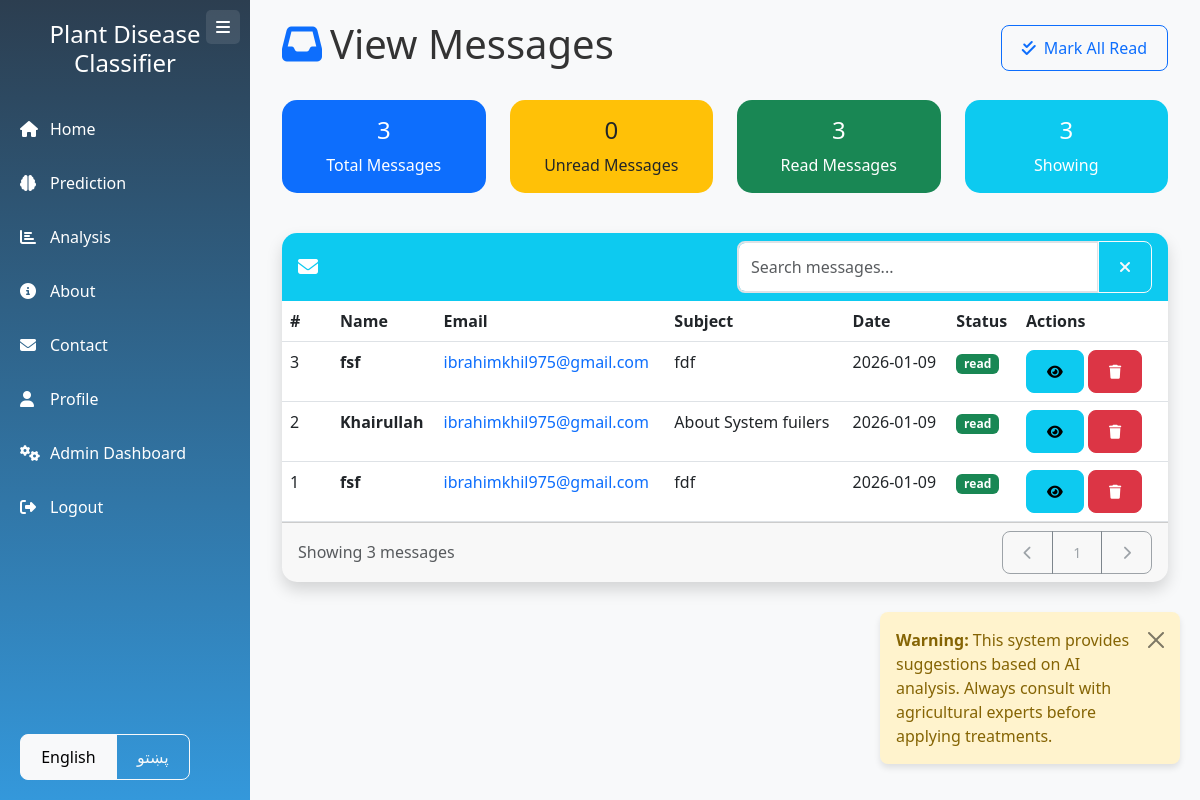
/admin/messages (signed in), run on the app's committed database.
### app.py (models this page shows)
class ContactMessage(db.Model):
    id = db.Column(db.Integer, primary_key=True)
    name = db.Column(db.String(100), nullable=False)
    email = db.Column(db.String(100), nullable=False)
    subject = db.Column(db.String(200))
    message = db.Column(db.Text, nullable=False)
    created_at = db.Column(db.DateTime, default=datetime.utcnow)
    language = db.Column(db.String(10), default='en')
    status = db.Column(db.String(20), default='unread')  # unread, read, replied foe the messages statues

### app.py (the view)
@app.route('/admin/messages')
@login_required
def view_messages():
    if current_user.role != 'admin':
        flash('Access denied', 'error')
        return redirect(url_for('index'))
    lang = session.get('lang', 'en')
    direction = 'rtl' if lang == 'ps' else 'ltr'
    messages = ContactMessage.query.order_by(ContactMessage.created_at.desc()).all()
    stats = get_message_stats()
    return render_template('admin_messages.html',
                           lang=lang,
                           direction=direction,
                           t=translations[lang],
                           messages=messages,
                           stats=stats)

### app.py (called while the page is built)
@login_manager.user_loader
def load_user(user_id):
    return User.query.get(int(user_id))

def get_message_stats():
    total = ContactMessage.query.count()
    unread = ContactMessage.query.filter_by(status='unread').count()
    return {'total': total, 'unread': unread}

@app.context_processor
def inject_globals():
    lang = session.get('lang', 'en')
    direction = 'rtl' if lang == 'ps' else 'ltr'
    return dict(
        lang=lang,
        direction=direction,
        t=translations[lang],
        class_names=class_names,
        current_user=current_user,
        get_severity_color=get_severity_color,
        get_view_functions=get_view_functions,
        get_disease_info=get_disease_info,
        datetime=datetime,  # Add this line
        now=datetime.now
    )

### templates/admin_messages.html (shortened to what this page needs)
{% extends "base.html" %}
{% block content %}
<div class="container-fluid">
    <div class="row mb-4">
        <div class="col-12">
            <div class="d-flex justify-content-between align-items-center">
                <h1 class="display-6"><i class="fas fa-inbox text-primary me-2"></i>{{ t.view_messages }}</h1>
                <div class="btn-group">
                    <button class="btn btn-outline-primary" id="markAllRead">
                        <i class="fas fa-check-double me-2"></i>{{ 'Mark All Read' if lang == 'en' else 'ټول لوستل شوي په نښه کړئ' }}
                    </button>
                </div>
            </div>
        </div>
    </div>
    <div class="row mb-4">
        <div class="col-md-3 col-6 mb-3">
            <div class="card bg-primary text-white">
                <div class="card-body text-center">
                    <h4 class="card-title">{{ stats.total }}</h4>
                    <p class="card-text">{{ t.total_messages }}</p>
                </div>
            </div>
        </div>
        <div class="col-md-3 col-6 mb-3">
            <div class="card bg-warning text-dark">
                <div class="card-body text-center">
                    <h4 class="card-title">{{ stats.unread }}</h4>
                    <p class="card-text">{{ t.unread_messages }}</p>
                </div>
            </div>
        </div>
        <div class="col-md-3 col-6 mb-3">
            <div class="card bg-success text-white">
                <div class="card-body text-center">
                    <h4 class="card-title">{{ stats.total - stats.unread }}</h4>
                    <p class="card-text">{{ 'Read Messages' if lang == 'en' else 'لولل شوي پیغامونه' }}</p>
                </div>
            </div>
        </div>
        <div class="col-md-3 col-6 mb-3">
            <div class="card bg-info text-white">
                <div class="card-body text-center">
                    <h4 class="card-title">{{ messages|length }}</h4>
                    <p class="card-text">{{ 'Showing' if lang == 'en' else 'ښکاره کیږي' }}</p>
                </div>
            </div>
        </div>
    </div>
    <div class="row">
        <div class="col-12">
            <div class="card shadow">
                <div class="card-header bg-info text-white">
                    <div class="row align-items-center">
                        <div class="col-md-6">
                            <h5 class="mb-0"><i class="fas fa-envelope me-2"></i>{{ t.all_messages }}</h5>
                        </div>
                        <div class="col-md-6">
                            <div class="input-group">
                                <input type="text" class="form-control" id="searchMessages"
                                       placeholder="{{ 'Search messages...' if lang == 'en' else 'پیغامونه لټون کړئ...' }}">
                                <button class="btn btn-outline-light" type="button" id="clearSearch">
                                    <i class="fas fa-times"></i>
                                </button>
                            </div>
                        </div>
                    </div>
                </div>
                <div class="card-body p-0">
                    {% if messages %}
                    <div class="table-responsive">
                        <table class="table table-hover mb-0" id="messagesTable">
                            <thead>
                                <tr>
                                    <th width="50">#</th>
                                    <th>{{ t.name }}</th>
                                    <th>{{ t.email }}</th>
                                    <th>{{ t.subject }}</th>
                                    <th>{{ t.date }}</th>
                                    <th>{{ t.status }}</th>
                                    <th width="150">{{ t.actions }}</th>
                                </tr>
                            </thead>
                            <tbody>
                                {% for message in messages %}
                                <tr class="{{ 'table-warning' if message.status == 'unread' }}"
                                    data-id="{{ message.id }}">
                                    <td>{{ message.id }}</td>
                                    <td><strong>{{ message.name }}</strong></td>
                                    <td>
                                        <a href="mailto:{{ message.email }}" class="text-decoration-none">
                                            {{ message.email }}
                                        </a>
                                    </td>
                                    <td>
                                        {% if message.subject %}
                                            {{ message.subject|truncate(30) }}
                                        {% else %}
                                            <span class="text-muted">{{ 'No subject' if lang == 'en' else 'هیڅ موضوع' }}</span>
                                        {% endif %}
                                    </td>
                                    <td>
                                        <span title="{{ message.created_at.strftime('%Y-%m-%d %H:%M:%S') }}">
                                            {{ message.created_at.strftime('%Y-%m-%d') }}
                                        </span>
                                    </td>
                                    <td>
                                        <span class="badge bg-{{ 'warning' if message.status == 'unread' else 'success' }}">
                                            {{ message.status }}
                                        </span>
                                    </td>
                                    <td>
                                        <button class="btn btn-sm btn-info view-message" data-id="{{ message.id }}"
                                                title="{{ t.view_details }}">
                                            <i class="fas fa-eye"></i>
                                        </button>
                                        <button class="btn btn-sm btn-danger delete-message" data-id="{{ message.id }}"
                                                title="{{ t.delete }}">
                                            <i class="fas fa-trash"></i>
                                        </button>
                                    </td>
                                </tr>
                                {% endfor %}
                            </tbody>
                        </table>
                    </div>
                    {% else %}
                    <div class="text-center py-5">
                        <i class="fas fa-envelope-open fa-4x text-muted mb-3"></i>
                        <h4>{{ 'No messages found' if lang == 'en' else 'هیڅ پیغام ونه موندل شو' }}</h4>
                        <p class="text-muted">{{ 'All messages will appear here' if lang == 'en' else 'ټول پیغامونه دلته به ښکاره شي' }}</p>
                    </div>
                    {% endif %}
                </div>
                {% if messages %}
                <div class="card-footer">
                    <div class="d-flex justify-content-between align-items-center">
                        <div>
                            <span class="text-muted">
                                {{ 'Showing' if lang == 'en' else 'ښکاره کیږي' }} {{ messages|length }} {{ 'messages' if lang == 'en' else 'پیغامونه' }}
                            </span>
                        </div>
                        <div class="btn-group">
                            <button class="btn btn-outline-secondary btn-sm" disabled>
                                <i class="fas fa-chevron-left"></i>
                            </button>
                            <button class="btn btn-outline-secondary btn-sm" disabled>1</button>
                            <button class="btn btn-outline-secondary btn-sm" disabled>
                                <i class="fas fa-chevron-right"></i>
                            </button>
                        </div>
                    </div>
                </div>
                {% endif %}
            </div>
        </div>
    </div>
</div>
{% endblock %}

### templates/base.html (shortened to what this page needs)
<!DOCTYPE html>
<html lang="{{ lang }}" dir="{{ direction }}">
<head>
    <link href="https://cdn.jsdelivr.net/npm/bootstrap@5.3.0/dist/css/bootstrap.min.css" rel="stylesheet">
    <link rel="stylesheet" href="https://cdnjs.cloudflare.com/ajax/libs/font-awesome/6.4.0/css/all.min.css">
    <link rel="stylesheet" href="{{ url_for('static', filename='css/style.css') }}">
</head>
<body>
    <div class="sidebar" id="sidebar">
        <button class="toggle-sidebar" id="toggleSidebar">
            <i class="fas fa-bars"></i>
        </button>
        <div class="text-center mb-4">
            <h4>{{ t.app_name }}</h4>
        </div>
        <nav class="nav flex-column">
            <a class="nav-link {{ 'active' if request.endpoint == 'index' }}" href="{{ url_for('index') }}">
                <i class="fas fa-home"></i>
                <span>{{ t.home }}</span>
            </a>
            <a class="nav-link {{ 'active' if request.endpoint == 'prediction' }}" href="{{ url_for('prediction') }}">
                <i class="fas fa-brain"></i>
                <span>{{ t.prediction }}</span>
            </a>
            <a class="nav-link {{ 'active' if request.endpoint == 'analysis' }}" href="{{ url_for('analysis') }}">
                <i class="fas fa-chart-bar"></i>
                <span>{{ t.analysis }}</span>
            </a>
            <a class="nav-link {{ 'active' if request.endpoint == 'about' }}" href="{{ url_for('about') }}">
                <i class="fas fa-info-circle"></i>
                <span>{{ t.about }}</span>
            </a>
            <a class="nav-link {{ 'active' if request.endpoint == 'contact' }}" href="{{ url_for('contact') }}">
                <i class="fas fa-envelope"></i>
                <span>{{ t.contact }}</span>
            </a>
            {% if current_user.is_authenticated %}
            <a class="nav-link {{ 'active' if request.endpoint == 'profile' }}" href="{{ url_for('profile') }}">
                <i class="fas fa-user"></i>
                <span>{{ t.profile }}</span>
            </a>
            {% if current_user.role == 'admin' %}
            <a class="nav-link {{ 'active' if request.endpoint == 'admin_dashboard' }}" href="{{ url_for('admin_dashboard') }}">
                <i class="fas fa-cogs"></i>
                <span>{{ t.admin_dashboard }}</span>
            </a>
            {% endif %}
            <a class="nav-link" href="{{ url_for('logout') }}">
                <i class="fas fa-sign-out-alt"></i>
                <span>{{ t.logout }}</span>
            </a>
            {% endif %}
        </nav>
        <div class="language-switch">
            <div class="btn-group w-100" role="group">
                <button type="button" class="btn btn-outline-light lang-btn {{ 'active' if lang == 'en' }}"
                        data-lang="en">
                    English
                </button>
                <button type="button" class="btn btn-outline-light lang-btn {{ 'active' if lang == 'ps' }}"
                        data-lang="ps">
                    پښتو
                </button>
            </div>
        </div>
    </div>
    <div class="main-content" id="mainContent">
        {% block content %}{% endblock %}
    </div>
    <div class="alert alert-warning disclaimer-alert alert-dismissible fade show" role="alert">
        <strong>{{ t.warning }}:</strong> {{ t.disclaimer_text }}
        <button type="button" class="btn-close" data-bs-dismiss="alert"></button>
    </div>
</body>
</html>

### static/css/style.css (style rules this page uses)
:root { --primary-color: #3498db; --secondary-color: #2c3e50; --success-color: #2ecc71; --warning-color: #f39c12; --danger-color: #e74c3c; --light-color: #ecf0f1; --dark-color: #34495e; }
body { font-family: 'Segoe UI', Tahoma, Geneva, Verdana, sans-serif; background-color: #f8f9fa; color: #333; }
.card { border: none; border-radius: 15px; overflow: hidden; transition: transform 0.3s, box-shadow 0.3s; }
.card-header { border-bottom: none; font-weight: 600; }
.btn { border-radius: 8px; padding: 10px 20px; font-weight: 500; transition: all 0.3s; }
.form-control { border-radius: 8px; padding: 12px; border: 2px solid #dee2e6; }
.alert { border-radius: 8px; border: none; }
.alert-warning { background-color: #fff3cd; color: #856404; }

### data on the page
ContactMessage: id "3", name "fsf", email "ibrahimkhil975@gmail.com", subject "fdf", created_at "2026-01-09", status "read"
ContactMessage: id "2", name "Khairullah", email "ibrahimkhil975@gmail.com", subject "About System fuilers", created_at "2026-01-09", status "read"
ContactMessage: id "1", name "fsf", email "ibrahimkhil975@gmail.com", subject "fdf", created_at "2026-01-09", status "read"

### other printed values
{{ t.app_name }} "Plant Disease Classifier"
{{ t.home }} "Home"
{{ t.prediction }} "Prediction"
{{ t.analysis }} "Analysis"
{{ t.about }} "About"
{{ t.contact }} "Contact"
{{ t.profile }} "Profile"
{{ t.admin_dashboard }} "Admin Dashboard"
{{ t.logout }} "Logout"
{{ t.view_messages }} "View Messages"
{{ 'Mark All Read' if lang == 'en' else 'ټول لوستل شوي په نښه کړئ' }} "Mark All Read"
{{ stats.total }} "3"
{{ t.total_messages }} "Total Messages"
{{ stats.unread }} "0"
{{ t.unread_messages }} "Unread Messages"
